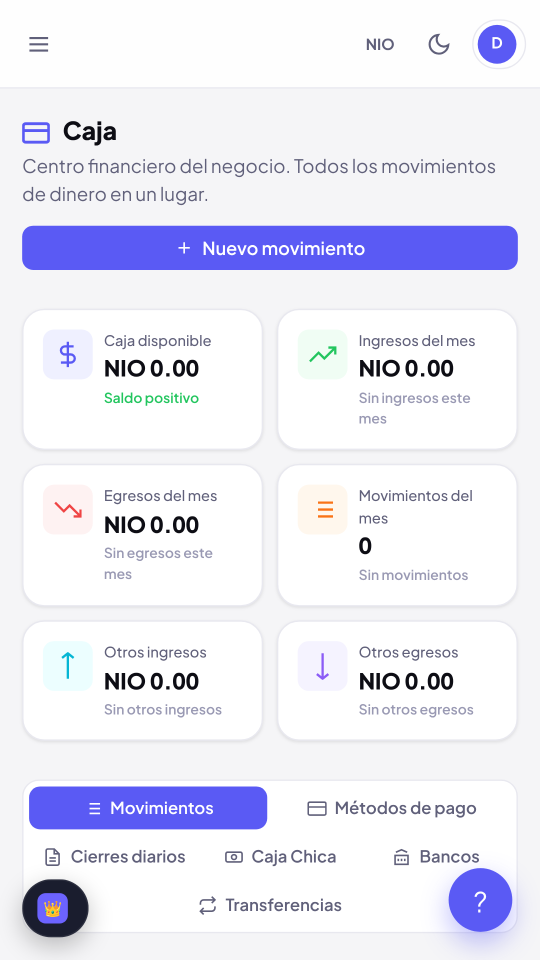
#> input picture marketing/tiktok-vende-sin-dinero/assets/ui/caja.png, 1080 x 1919 px (shown at 1/2 size)
$ python -i generado.py   (imports and definitions only)
#> lines starting #> are read from the running program, lines starting #| are printed output that depends on the picture
"""Escenas generadas (motion graphics) que sustituyen al presentador y al B-roll
cuando no hay tomas grabadas en clips/. Todo se dibuja por código: fondo animado,
iconos, papeles, libreta, signos de pregunta… sin cifras ni datos inventados."""
import math
import numpy as np
from PIL import Image, ImageDraw, ImageFilter, ImageFont

W, H = 1080, 1920
EMOJI_FONT = "/usr/share/fonts/truetype/noto/NotoColorEmoji.ttf"
FONT_BLACK = "/usr/share/fonts/opentype/inter/InterDisplay-Black.otf"
_rng = np.random.default_rng(7)


def ease_out(x):
    x = min(max(x, 0.0), 1.0)
    return 1 - (1 - x) ** 3


# [4 lines left out: function ease_back, not called in this run]


# ---------------------------------------------------------------- recursos
_emo = {}
# [12 lines left out: function emoji, not called in this run]


def sombra(img, blur=18, off=(0, 18), alpha=0.45):
    pad = blur * 3
    out = Image.new("RGBA", (img.width + 2 * pad, img.height + 2 * pad), (0, 0, 0, 0))
    sh = Image.new("RGBA", img.size, (0, 0, 0, 255))
    sh.putalpha(img.getchannel("A").point(lambda a: int(a * alpha)))
    out.alpha_composite(sh, (pad + off[0], pad + off[1]))
    out = out.filter(ImageFilter.GaussianBlur(blur))
    out.alpha_composite(img, (pad, pad))
    return out


_sh = {}
# [18 lines left out: functions con_sombra, poner, not called in this run]


# ---------------------------------------------------------------- fondo animado
_bg = {}
# [73 lines left out: functions _glow, _base, fondo, _papel, not called in this run]


_cache = {}
# [116 lines left out: functions c, pregunta, escena, not called in this run]

>>> import cv2
>>> picture = cv2.imread('assets/ui/caja.png', cv2.IMREAD_GRAYSCALE)
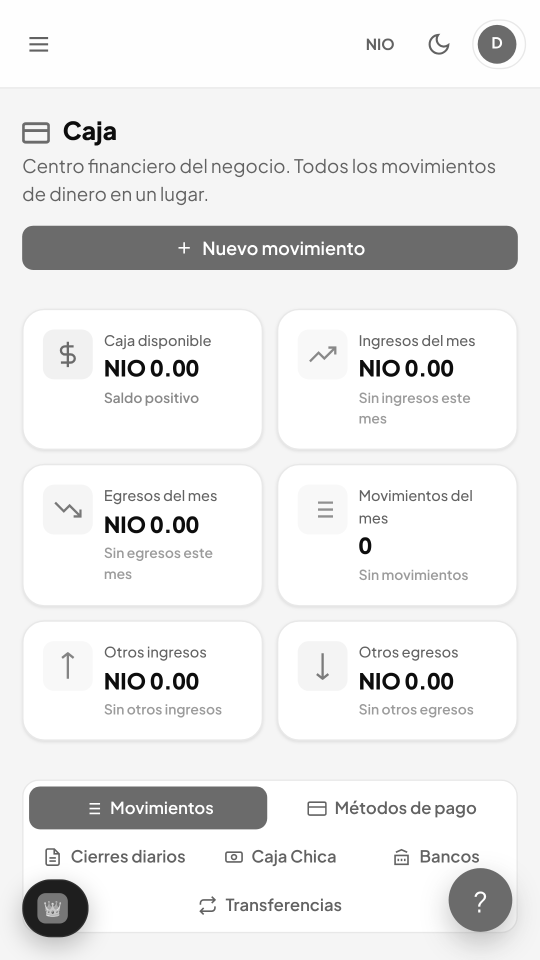
#> picture: shape (1919, 1080) (shown at 1/2 size); min 13, max 255, mean 234.3
>>> result = sombra(picture)
#> (the run stopped early here; a loop or call above may not have finished)

$ run again, on marketing/tiktok-vende-sin-dinero/assets/ui/creditos.png
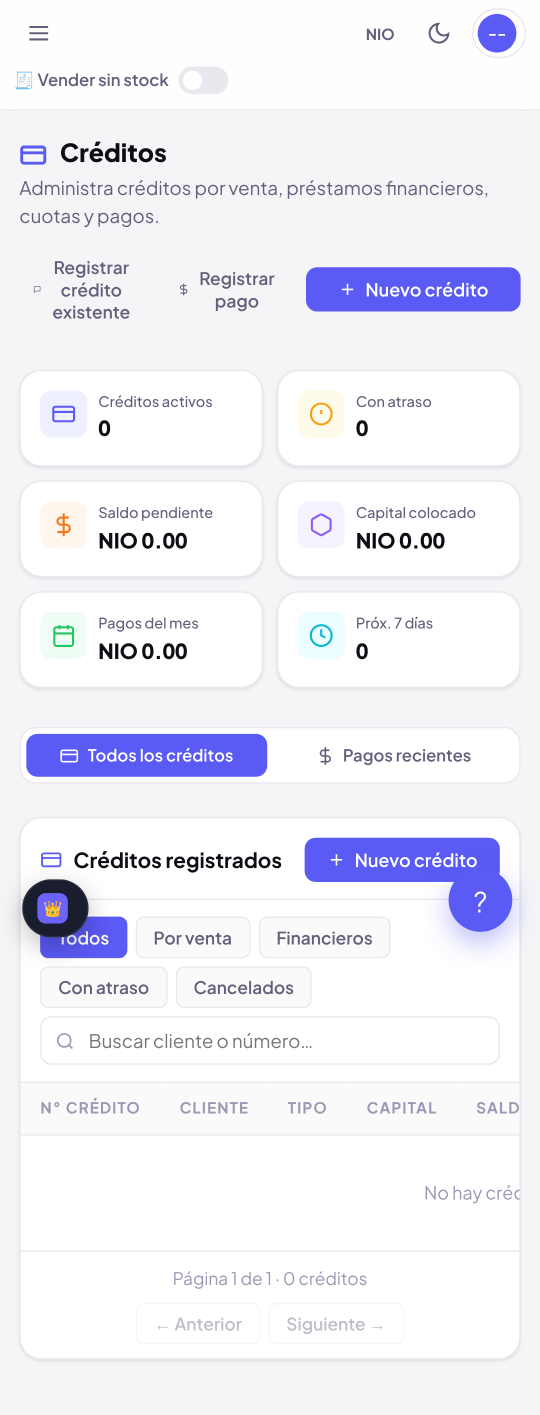
#> input picture marketing/tiktok-vende-sin-dinero/assets/ui/creditos.png, 1080 x 2830 px (shown at 1/2 size)
#> `picture = cv2.imread('assets/ui/caja.png', cv2.IMREAD_GRAYSCALE)`:
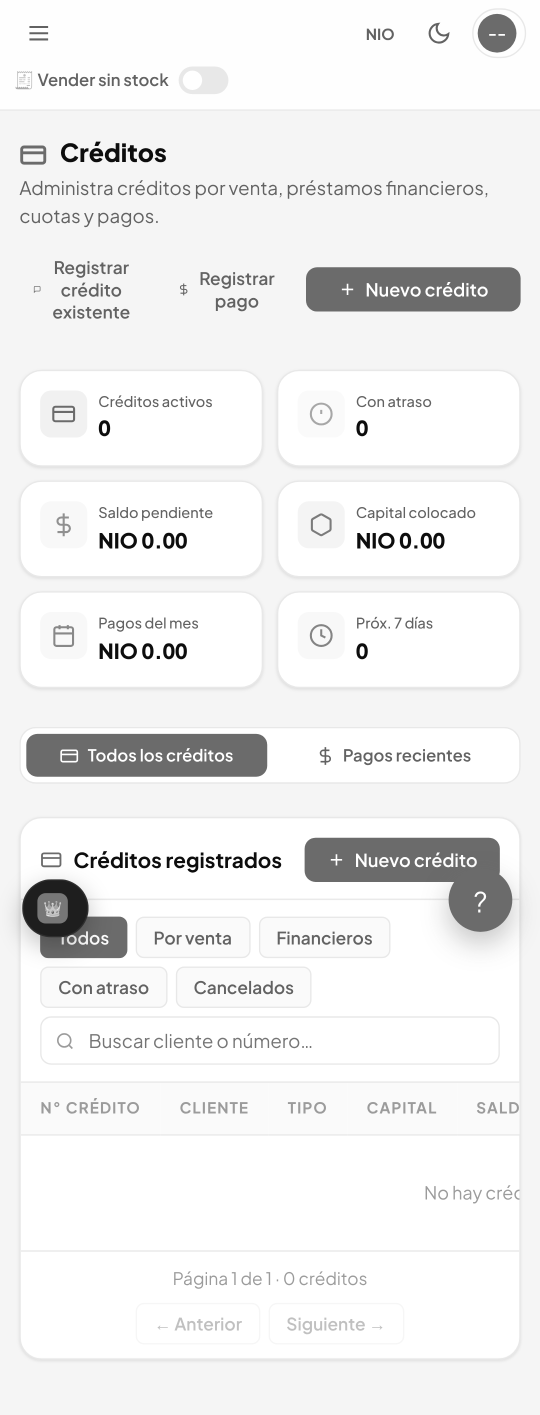
#> picture: shape (2830, 1080) (shown at 1/2 size); min 12, max 255, mean 239.3

$ run again, on marketing/tiktok-vende-sin-dinero/assets/ui/gastos.png
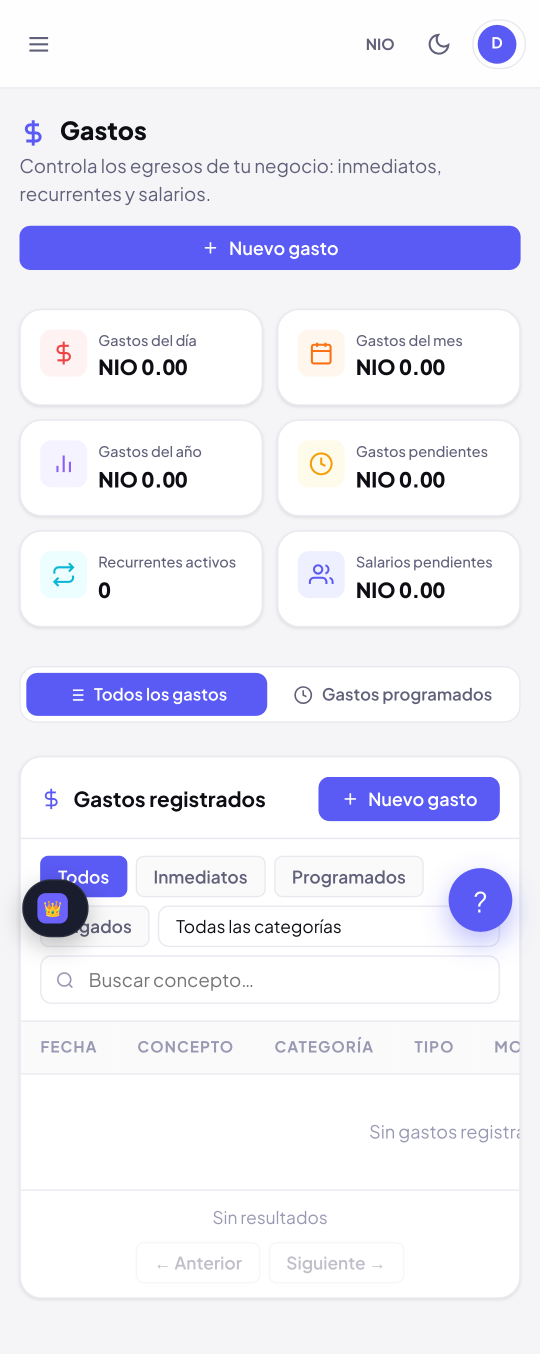
#> input picture marketing/tiktok-vende-sin-dinero/assets/ui/gastos.png, 1080 x 2708 px (shown at 1/2 size)
#> `picture = cv2.imread('assets/ui/caja.png', cv2.IMREAD_GRAYSCALE)`:
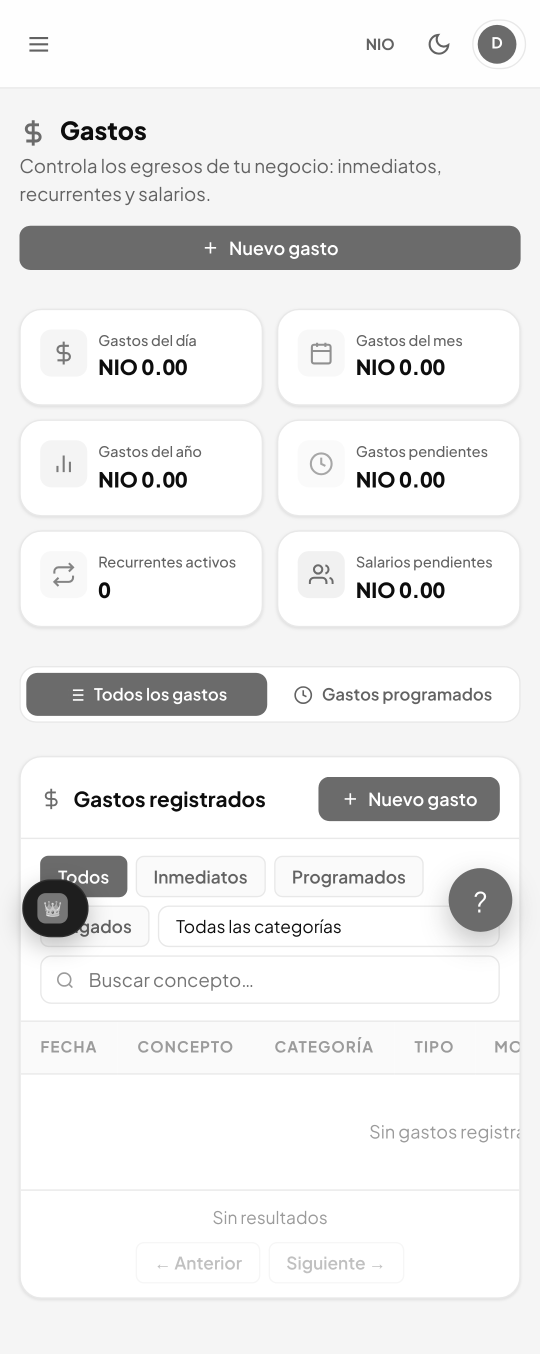
#> picture: shape (2708, 1080) (shown at 1/2 size); min 13, max 255, mean 236.6
